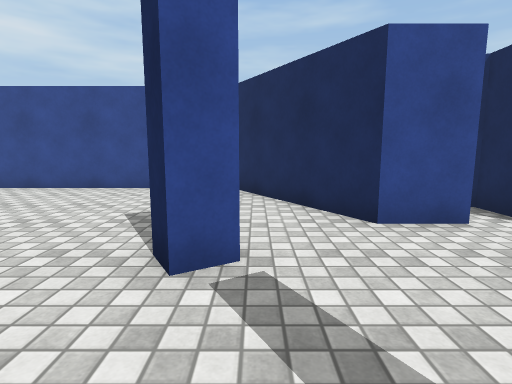
[1] (above)

21 first-person views from a walk through a Unity game level. The camera is 1.2 m above the floor, tilts 8° down and sees 80° across. The floor is counted in squares, 1 m on a side. Each view is taken from the middle of a square. On the plan, view 1 faces up. The plan holds only what a view shows up to about 13 squares ahead; the rest is blank. Door leaves are left out, so doorways stand open. Surface patterns are stand-ins for the level's own textures.

[2]
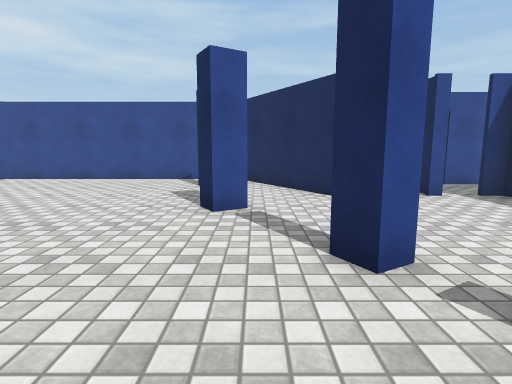

[3]
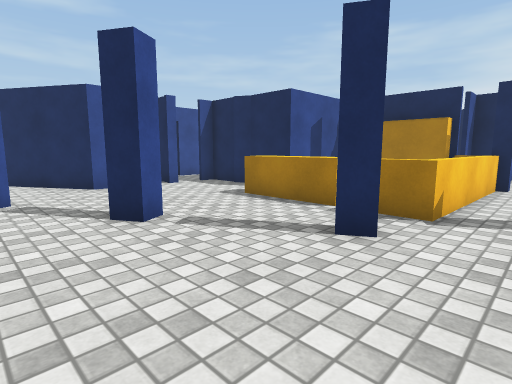

[4]
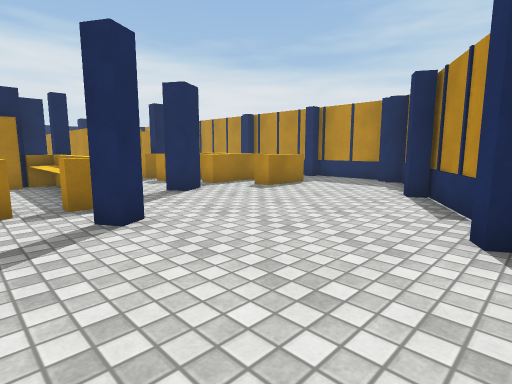

[5]
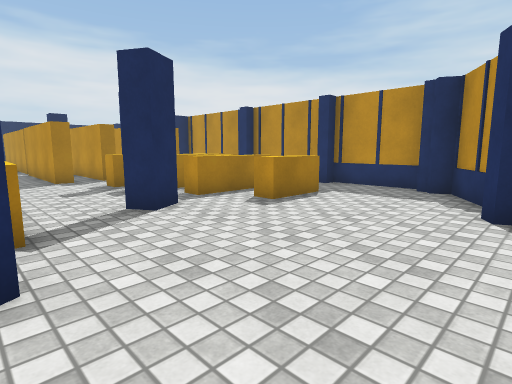

[6]
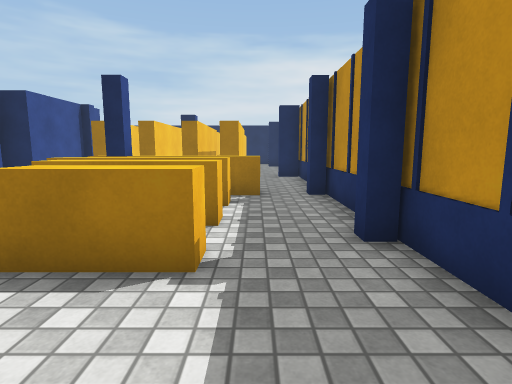

[7]
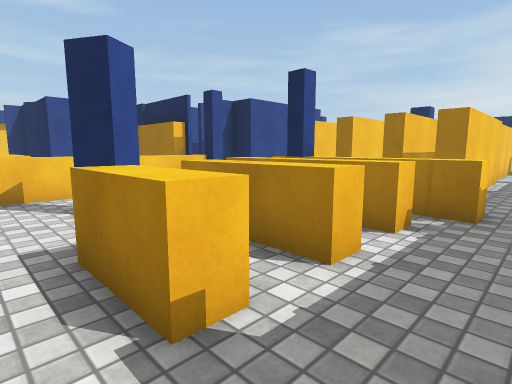

[8]
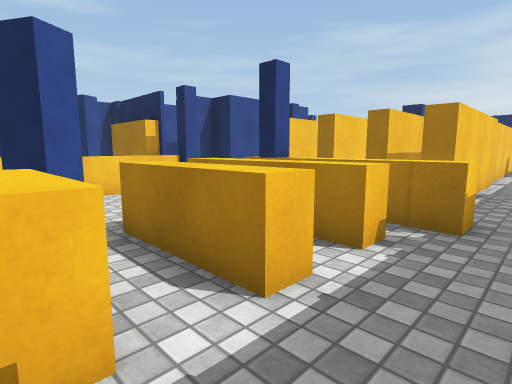

[9]
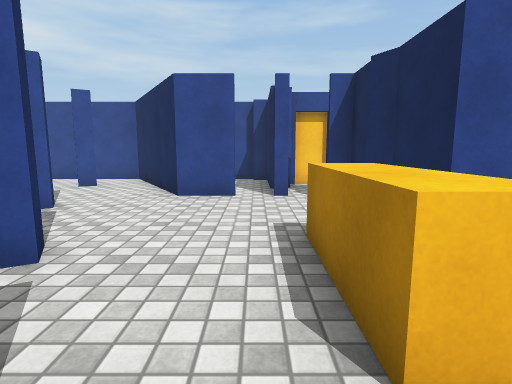

[10]
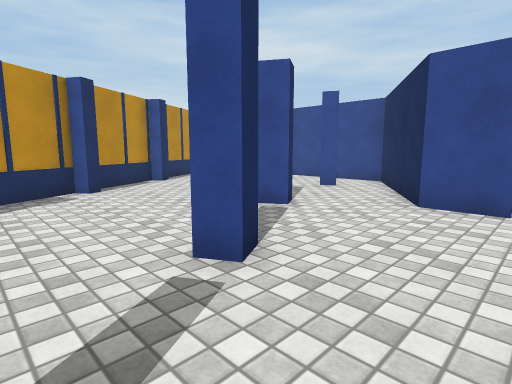

[11]
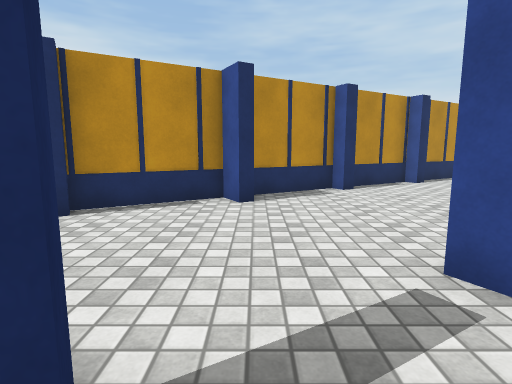

[12]
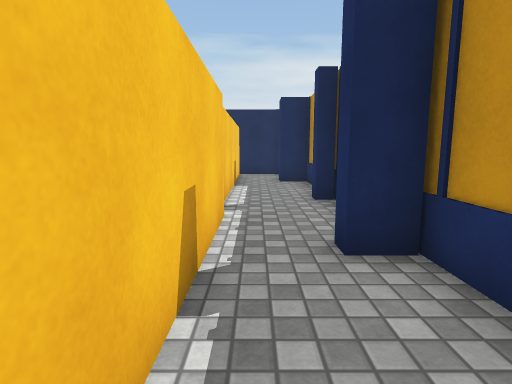

[13]
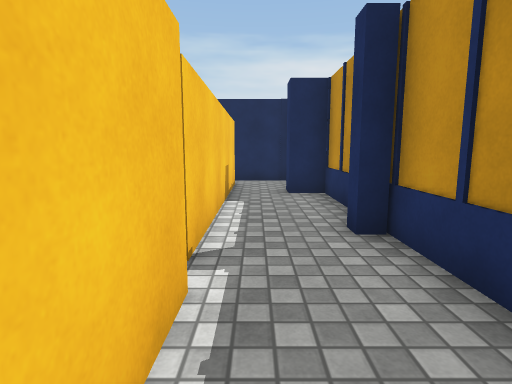

[14]
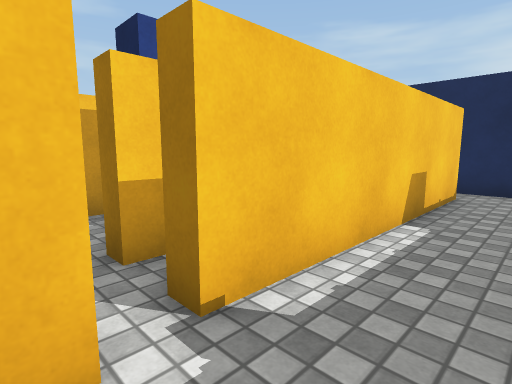

[15]
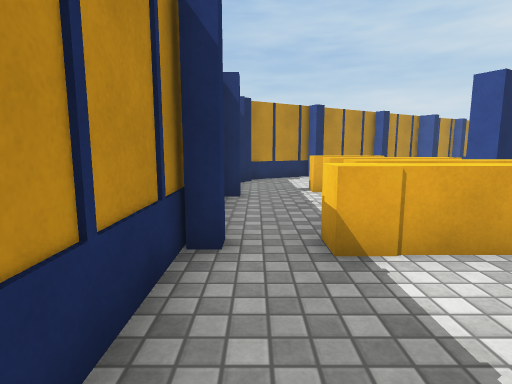

[16]
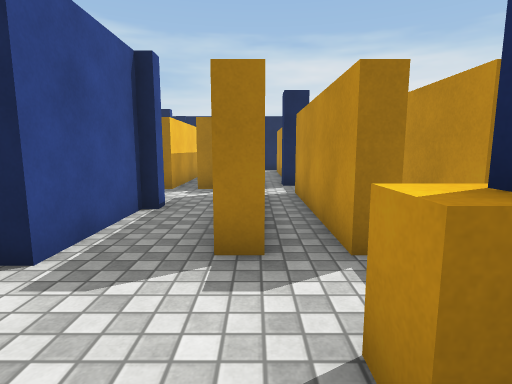

[17]
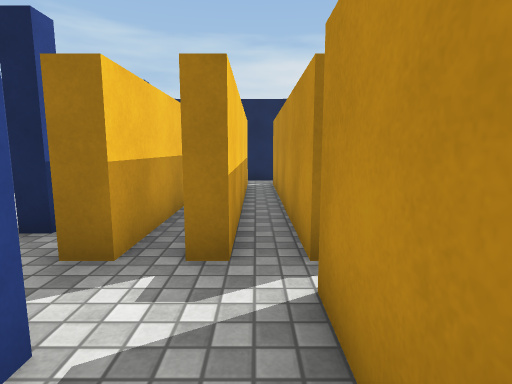

[18]
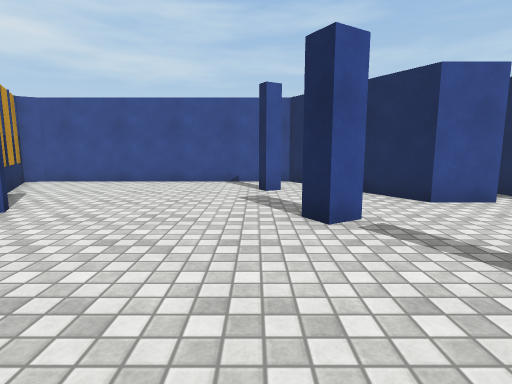

[19]
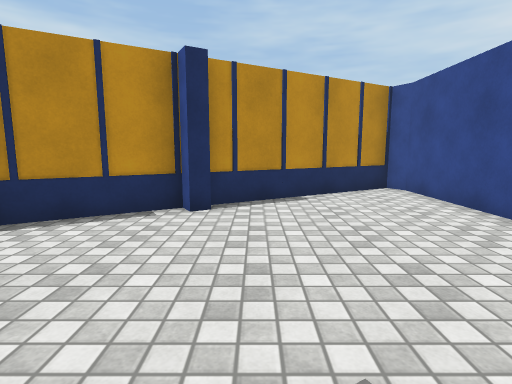

[20]
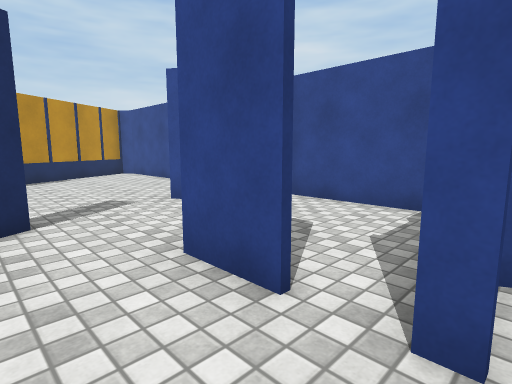

[21]
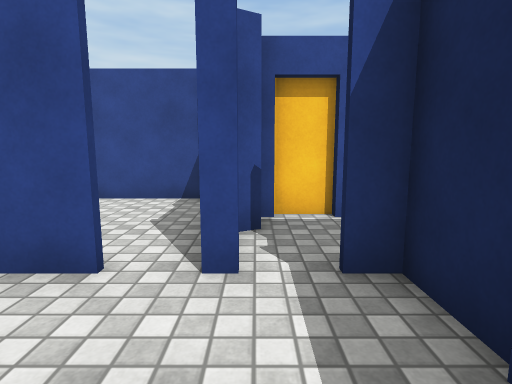

### Floor plan
Key: @ floor where view 1 was taken; # wall or solid block; x gap in a wall; . floor; D open door; = window, fence, low wall or low ledge; ^ raised ledge.
Columns run from 10 left of view 1 to 27 right of it. Each row starts with its distance up from view 1.
 10 ###############
  9 #.........#...##
  8 #.........##...#
  7 ##.........#...#
  6  #.........##..#
  5  ##.........##.DD#
  4   ##............##
  3    #.....#.......#
  2    ##............#
  1     ##.........^.###
  0     ##....@#...^. ###
 -1      #.........^.   ##
 -2      ###............##      .#
 -3       ##.....#.^^^^^^##     #####
 -4        #...........^#.#####.#####
 -5        ##....................#######.#
 -6         ##......#.....############## #
 -7          #.........^x=######=##
 -8          #.......^.^^=#### ###
 -9          ###...^.^.^^.####  ##
-10           ##...^.^.^^.##############.#
-11            #........^................#
-12            ##............##......##  #
-13             ######################

Where each view was taken, in squares from view 1:
view 1: 0 up, 0 right, facing up
view 2: 3 down, 0 right, facing up
view 3: 5 down, 1 left, facing up-right
view 4: 1 down, 2 left, facing down-right
view 5: 3 down, 0 right, facing down-right
view 6: 11 down, 2 right, facing right
view 7: 12 down, 4 right, facing up-right
view 8: 12 down, 5 right, facing up-right
view 9: 3 down, 4 right, facing up
view 10: 2 down, 4 right, facing up-left
view 11: 2 down, 4 right, facing left
view 12: 11 down, 12 right, facing right
view 13: 11 down, 15 right, facing right
view 14: 12 down, 17 right, facing up-right
view 15: 12 down, 14 right, facing left
view 16: 6 down, 9 right, facing right
view 17: 5 down, 15 right, facing right
view 18: 2 down, 2 left, facing up
view 19: 5 up, 1 left, facing left
view 20: 3 up, 5 right, facing up-left
view 21: 2 up, 5 right, facing up
